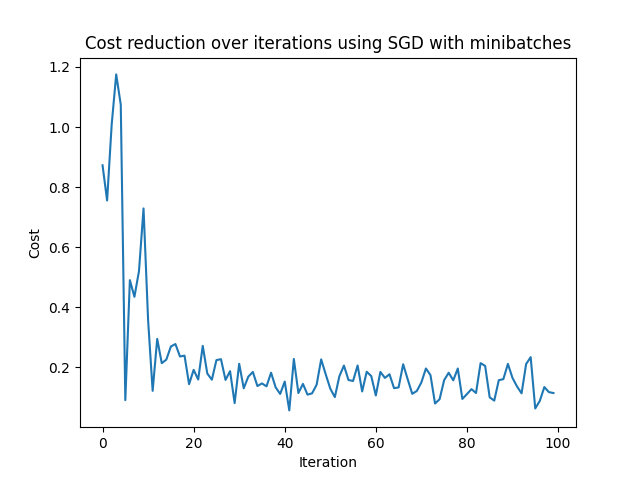

Reproduce this figure in Python.
import numpy as np
import matplotlib.pyplot as plt
from SGD import sgd
from least_squares import least_squares

#A small least squares example
#np.random.seed(0)



X = np.random.randn(100, 2)
w_true = np.array([1.5, -0.5])
y = X.dot(w_true) + np.random.randn(100) * 0.5 # Add some noise

# Parameters
learning_rate = 0.01
iterations = 100
batch_size = 10  # Size of the minibatch

# Run SGD optimizer with minibatches
w_opt_minibatch, costs_minibatch = sgd(X, y, least_squares, learning_rate, iterations, batch_size)

# Plotting the optimization process with minibatches
plt.plot(costs_minibatch)
plt.xlabel('Iteration')
plt.ylabel('Cost')
plt.title('Cost reduction over iterations using SGD with minibatches')
plt.savefig('SGDLeastSquaresTest.png')
plt.show()